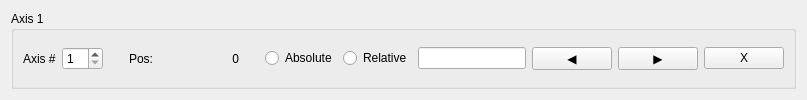
<?xml version="1.0" encoding="UTF-8"?>
<ui version="4.0">
 <class>AxisControlWidget</class>
 <widget class="QWidget" name="AxisControlWidget">
  <layout class="QHBoxLayout" name="horizontalLayout">
   <item>
    <widget class="QGroupBox" name="container">
     <property name="title">
      <string>Axis 1</string>
     </property>
     <layout class="QHBoxLayout" name="horizontalLayout_2">
      <item>
       <widget class="QLabel" name="label">
        <property name="text">
         <string>Axis #</string>
        </property>
       </widget>
      </item>
      <item>
       <widget class="QSpinBox" name="axisSpinBox">
        <property name="minimum">
         <number>1</number>
        </property>
       </widget>
      </item>
      <item>
       <spacer name="horizontalSpacer_2">
        <property name="orientation">
         <enum>Qt::Horizontal</enum>
        </property>
        <property name="sizeType">
         <enum>QSizePolicy::Fixed</enum>
        </property>
        <property name="sizeHint" stdset="0">
         <size>
          <width>20</width>
          <height>20</height>
         </size>
        </property>
       </spacer>
      </item>
      <item>
       <widget class="QLabel" name="label_2">
        <property name="text">
         <string>Pos:</string>
        </property>
       </widget>
      </item>
      <item>
       <widget class="QLabel" name="currentPositionLabel">
        <property name="minimumSize">
         <size>
          <width>80</width>
          <height>0</height>
         </size>
        </property>
        <property name="text">
         <string>0</string>
        </property>
        <property name="alignment">
         <set>Qt::AlignRight|Qt::AlignTrailing|Qt::AlignVCenter</set>
        </property>
       </widget>
      </item>
      <item>
       <spacer name="horizontalSpacer_3">
        <property name="orientation">
         <enum>Qt::Horizontal</enum>
        </property>
        <property name="sizeType">
         <enum>QSizePolicy::Fixed</enum>
        </property>
        <property name="sizeHint" stdset="0">
         <size>
          <width>20</width>
          <height>20</height>
         </size>
        </property>
       </spacer>
      </item>
      <item>
       <widget class="QRadioButton" name="absoluteRadioButton">
        <property name="text">
         <string>Absolute</string>
        </property>
       </widget>
      </item>
      <item>
       <widget class="QRadioButton" name="relativeRadioButton">
        <property name="text">
         <string>Relative</string>
        </property>
       </widget>
      </item>
      <item>
       <widget class="QLineEdit" name="valueLineEdit"/>
      </item>
      <item>
       <widget class="QPushButton" name="ccwButton">
        <property name="text">
         <string>◀</string>
        </property>
       </widget>
      </item>
      <item>
       <widget class="QPushButton" name="cwButton">
        <property name="text">
         <string>▶</string>
        </property>
       </widget>
      </item>
      <item>
       <widget class="QPushButton" name="removeButton">
        <property name="text">
         <string>X</string>
        </property>
       </widget>
      </item>
     </layout>
    </widget>
   </item>
  </layout>
 </widget>
 <resources/>
 <connections/>
</ui>
